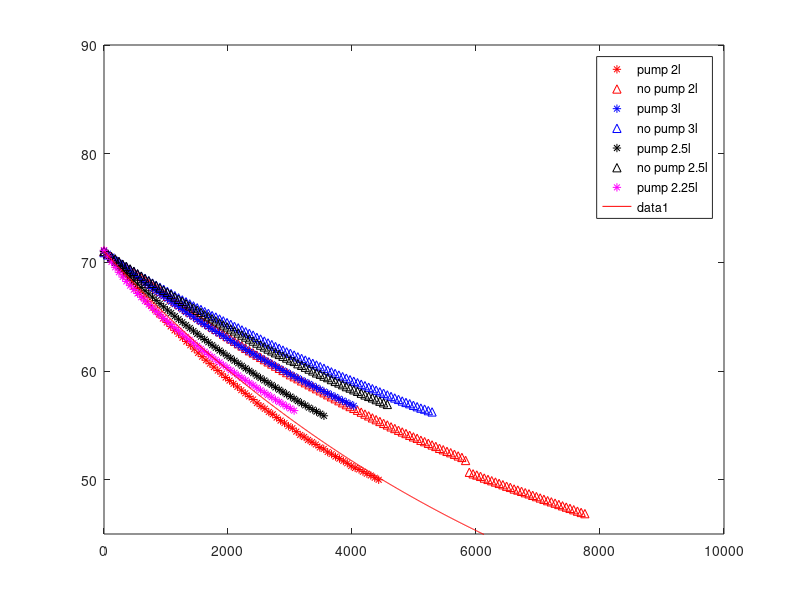

MATLAB code to generate this figure:
clear all
close all

%Hi

a = 1.675091827e-3;
b = 1.857536553e-4;
c = 5.373169834e-7;

fid = fopen('dataex3A_heatoff_pumpon_2.txt');
data1 = fscanf(fid, '%f');
fclose(fid);

fid = fopen('data4A_hpon_and_hpoff_2.txt');
data2 = fscanf(fid, '%f'); %remove 13 samples in the beginning
data2 = data2(73:end);
fclose(fid);

%fid = fopen('data6A_heatoff_pumpon_3.txt');
fid = fopen('data6A2_heatoff_pumpon_3.txt');
data3 = fscanf(fid, '%f');
data3 = data3(73:end);
fclose(fid);

fid = fopen('data5A_hpon_and_hpoff_3.txt'); %remove 12 samples
data4 = fscanf(fid, '%f');
data4 = data4(37:end);
fclose(fid);

fid = fopen('data7A_heaton_pumpon_2-5.txt'); %remove x samples
data5 = fscanf(fid, '%f');
data5 = data5(49:end);
fclose(fid);

fid = fopen('data8A_heaton_pumpoff_2-5.txt');
data6 = fscanf(fid, '%f');
data6 = data6(49:end);
fclose(fid);

fid = fopen('data9A_heaton_pumpon_2-25.txt');
data7 = fscanf(fid, '%f');
data7 = data7(8*3+1:end);
fclose(fid);

time1 = data1(1:3:length(data1))/1000;
time1 = time1-time1(1);
analog11 = data1(2:3:length(data1));
analog21 = data1(3:3:length(data1));

time2 = data2(1:3:length(data2))/1000;
time2 = time2-time2(1);
analog12 = data2(2:3:length(data2));
analog22 = data2(3:3:length(data2));

time3 = data3(1:3:length(data3))/1000;
time3 = time3 - time3(1);
analog13 = data3(2:3:length(data3));
analog23 = data3(3:3:length(data3));

time4 = data4(1:3:length(data4))/1000;
time4 = time4 - time4(1);
analog14 = data4(2:3:length(data4));
analog24 = data4(3:3:length(data4));

time5 = data5(1:3:length(data5))/1000;
time5 = time5 - time5(1);
analog15 = data5(2:3:length(data5));
analog25 = data5(3:3:length(data5));

time6 = data6(1:3:length(data6))/1000;
time6 = time6 - time6(1);
analog16 = data6(2:3:length(data6));
analog26 = data6(3:3:length(data6));

time7 = data7(1:3:length(data7))/1000;
time7 = time7 - time7(1);
analog17 = data7(2:3:length(data7));
analog27 = data7(3:3:length(data7));

Rw1 = (2250600./analog11) - 2200;
Rwlog1 = log(Rw1);
Rr1 = (2250600./analog21) - 2200;
Rrlog1 = log(Rr1);

Rw2 = (2250600./analog12) - 2200;
Rwlog2 = log(Rw2);
Rr2 = (2250600./analog22) - 2200;
Rrlog2 = log(Rr2);

Rw3 = (2250600./analog13) - 2200;
Rwlog3 = log(Rw3);
Rr3 = (2250600./analog23) - 2200;
Rrlog3 = log(Rr3);

Rw4 = (2250600./analog14) - 2200;
Rwlog4 = log(Rw4);
Rr4 = (2250600./analog24) - 2200;
Rrlog4 = log(Rr4);

Rw5 = (2250600./analog15) - 2200;
Rwlog5 = log(Rw5);
Rr5 = (2250600./analog25) - 2200;
Rrlog5 = log(Rr5);

Rw6 = (2250600./analog16) - 2200;
Rwlog6 = log(Rw6);
Rr6 = (2250600./analog26) - 2200;
Rrlog6 = log(Rr6);

Rw7 = (2250600./analog17) - 2200;
Rwlog7 = log(Rw7);
Rr7 = (2250600./analog27) - 2200;
Rrlog7 = log(Rr7);

Tw1 = (1./(a + b.*Rwlog1 + c.*(Rwlog1.^3)))-273.15;
Tr1 = (1./(a + b.*Rrlog1 + c.*(Rrlog1.^3)))-273.15;

Tw2 = (1./(a + b.*Rwlog2 + c.*(Rwlog2.^3)))-273.15;
Tr2 = (1./(a + b.*Rrlog2 + c.*(Rrlog2.^3)))-273.15;

Tw3 = (1./(a + b.*Rwlog3 + c.*(Rwlog3.^3)))-273.15;
Tr3 = (1./(a + b.*Rrlog3 + c.*(Rrlog3.^3)))-273.15;

Tw4 = (1./(a + b.*Rwlog4 + c.*(Rwlog4.^3)))-273.15;
Tr4 = (1./(a + b.*Rrlog4 + c.*(Rrlog4.^3)))-273.15;

Tw5 = (1./(a + b.*Rwlog5 + c.*(Rwlog5.^3)))-273.15;
Tr5 = (1./(a + b.*Rrlog5 + c.*(Rrlog5.^3)))-273.15;

Tw6 = (1./(a + b.*Rwlog6 + c.*(Rwlog6.^3)))-273.15;
Tr6 = (1./(a + b.*Rrlog6 + c.*(Rrlog6.^3)))-273.15;

Tw7 = (1./(a + b.*Rwlog7 + c.*(Rwlog7.^3)))-273.15;
Tr7 = (1./(a + b.*Rrlog7 + c.*(Rrlog7.^3)))-273.15;

limit = 71;

[~, pos1] = min(abs(limit-Tw1));
[~, pos2] = min(abs(limit-Tw2));
[~, pos3] = min(abs(limit-Tw3));
[~, pos4] = min(abs(limit-Tw4));
[~, pos5] = min(abs(limit-Tw5));
[~, pos6] = min(abs(limit-Tw6));
[~, pos7] = min(abs(limit-Tw7));

figure%, subplot(1,2,1);
plot(time1(pos1:end)-time1(pos1), Tw1(pos1:end), '*r');

hold on
plot(time2(pos2:end)-time2(pos2), Tw2(pos2:end), '^r');
plot(time3(pos3:end)-time3(pos3), Tw3(pos3:end), '*b');
plot(time4(pos4:end)-time4(pos4), Tw4(pos4:end), '^b');
plot(time5(pos5:end)-time5(pos5), Tw5(pos5:end), '*k');
plot(time6(pos6:end)-time6(pos6), Tw6(pos6:end), '^k');
plot(time7(pos7:end)-time7(pos7), Tw7(pos7:end), '*m');
legend('pump 2l','no pump 2l','pump 3l','no pump 3l','pump 2.5l','no pump 2.5l', 'pump 2.25l')
%subplot(1,2,2);
%plot(time1, Tr1, '*r');
%ylim([20,27])
%k = [0.0001621, 0.000104, 0.0001246, 0.00008305, 0.0001337, 0.00009111];
k = [0.0001331, 0.000104, 0.0001246, 0.00008305, 0.0001337, 0.00009111];
timex = linspace(0,10000,1000);
a = 24.3;
b = limit-a;
%b=70;
tempx = {[a + b*exp(-k(1)*timex)],[a + b*exp(-k(2)*timex)],[a + b*exp(-k(3)*timex)],[a + b*exp(-k(4)*timex)],[a + b*exp(-k(5)*timex)],[a + b*exp(-k(6)*timex)]};
plot(timex, tempx{1},'r');
hold on
%plot(timex, tempx{2},'r');
%plot(timex, tempx{3},'b');
%plot(timex, tempx{4},'b');
%plot(timex, tempx{5},'k');
%plot(timex, tempx{6},'k');
ylim([45,90]);